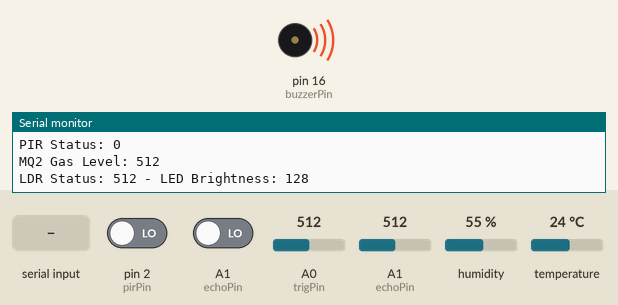
Recording of a sketch running on a simulated Arduino Uno, built with avr-gcc and run on an emulated ATmega328P. Shown: buzzer (waves = sounding), the last lines printed to the serial monitor. The inputs (shaded band) are chosen by the test bench; at power-on: pin 2 (pirPin) LOW, A0 (trigPin) = 512, A1 (echoPin) LOW, A1 (echoPin) = 512, humidity 55 %, temperature 24 °C.

Above: at 1.2 s.
1.3 s: "stopBuzzer\n" received over Serial
At 4.4 s:
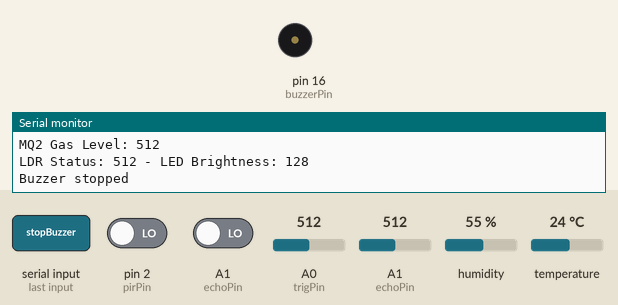
5.6 s: "startBuzzer\n" received over Serial
At 11.1 s:
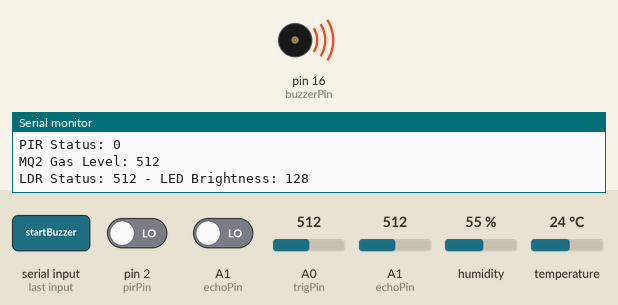
Timing chart, 0 to 12.6 s (numbered marks = the images above; inputs shaded):
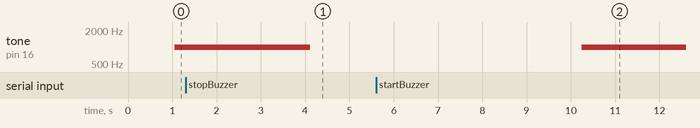

The sketch:

SmartPix_11.ino
```cpp
#include <dht11.h>
#define DHT11PIN 8

const int trigPin = 14;
const int echoPin = 15;
const int pirPin = 2;
const int buzzerPin = 16;
const int ledPin = 1;
const int ldrPin = A0;
const int mq2Pin = A1;

dht11 DHT11;

bool buzzerEnabled = true;

void setup() {
  Serial.begin(9600);

  pinMode(trigPin, OUTPUT);
  pinMode(echoPin, INPUT);
  pinMode(pirPin, INPUT);
  pinMode(buzzerPin, OUTPUT);
  pinMode(ledPin, OUTPUT);
  pinMode(ldrPin, INPUT);
  pinMode(mq2Pin, INPUT);

  Serial.println("System Initialized");
}

void loop() {
  Serial.println("----- Sensor Readings -----");

  // DHT11 Sensor
  int chk = DHT11.read(DHT11PIN);
  float humidity = DHT11.humidity;
  float temperature = DHT11.temperature;
  Serial.print("Humidity (%): ");
  Serial.println(humidity, 2);
  Serial.print("Temperature (C): ");
  Serial.println(temperature, 2);

  // Ultrasonic Sensor
  long duration, distance;
  digitalWrite(trigPin, LOW);
  delayMicroseconds(2);
  digitalWrite(trigPin, HIGH);
  delayMicroseconds(10);
  digitalWrite(trigPin, LOW);
  duration = pulseIn(echoPin, HIGH);
  distance = (duration / 2) / 29.1;
  Serial.print("Distance (cm): ");
  Serial.println(distance);

  // PIR Sensor
  int pirStatus = digitalRead(pirPin);
  Serial.print("PIR Status: ");
  Serial.println(pirStatus);

  // MQ2 Gas Sensor
  int mq2Status = analogRead(mq2Pin);
  Serial.print("MQ2 Gas Level: ");
  Serial.println(mq2Status);

  // LDR Sensor
  int ldrStatus = analogRead(ldrPin);
  int pwmValue = map(ldrStatus, 0, 1023, 255, 0);
  analogWrite(ledPin, pwmValue);
  Serial.print("LDR Status: ");
  Serial.print(ldrStatus);
  Serial.print(" - LED Brightness: ");
  Serial.println(pwmValue);

  // Control buzzer based on multiple conditions
  if ((pirStatus == HIGH || distance <=4 || mq2Status > 3000 || temperature >= 30 || temperature <= 10) && buzzerEnabled) {
    tone(buzzerPin, 1000); // Play a 1000Hz tone
  } else {
    noTone(buzzerPin); // Stop the tone
  }

  // Check for commands from Python
  if (Serial.available() > 0) {
    String command = Serial.readStringUntil('\n');
    command.trim();
    if (command == "stopBuzzer") {
      buzzerEnabled = false;
      noTone(buzzerPin); // Ensure the buzzer is stopped
      Serial.println("Buzzer stopped");
    } else if (command == "startBuzzer") {
      buzzerEnabled = true;
      Serial.println("Buzzer enabled");
    }
  }

  delay(2000);
}
```

Measured:
- after the input at 1.3 s, tone on pin 16 (buzzerPin): 1000 Hz → silent after 2.8 s
- after the input at 5.6 s, tone on pin 16 (buzzerPin): silent → 1000 Hz after 4.7 s
